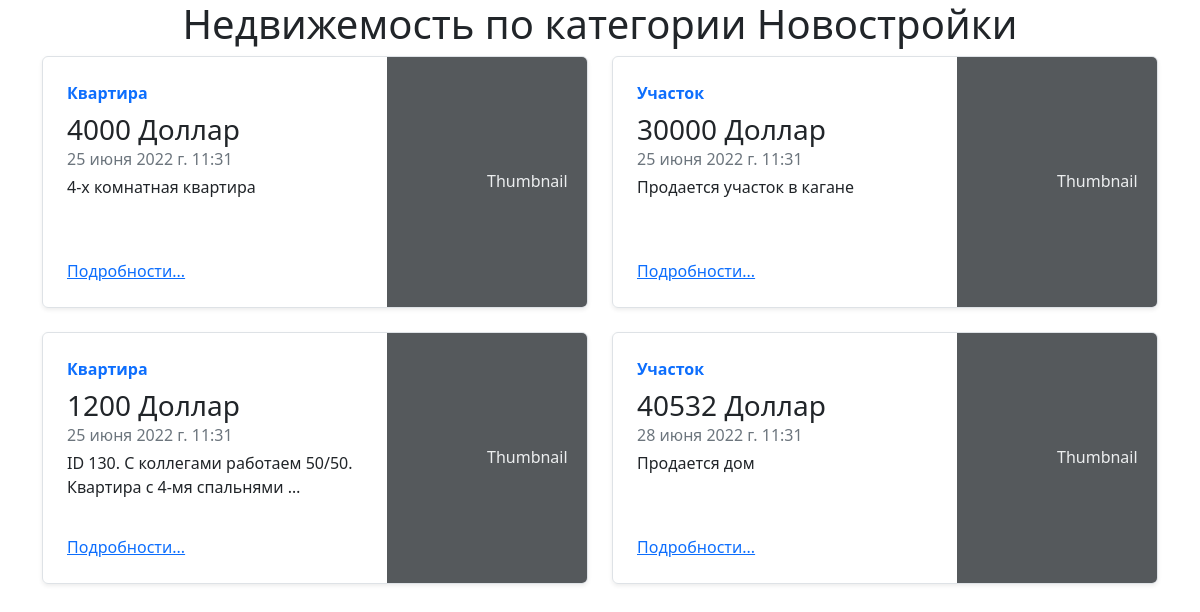
The app's page /categories/1, older data.
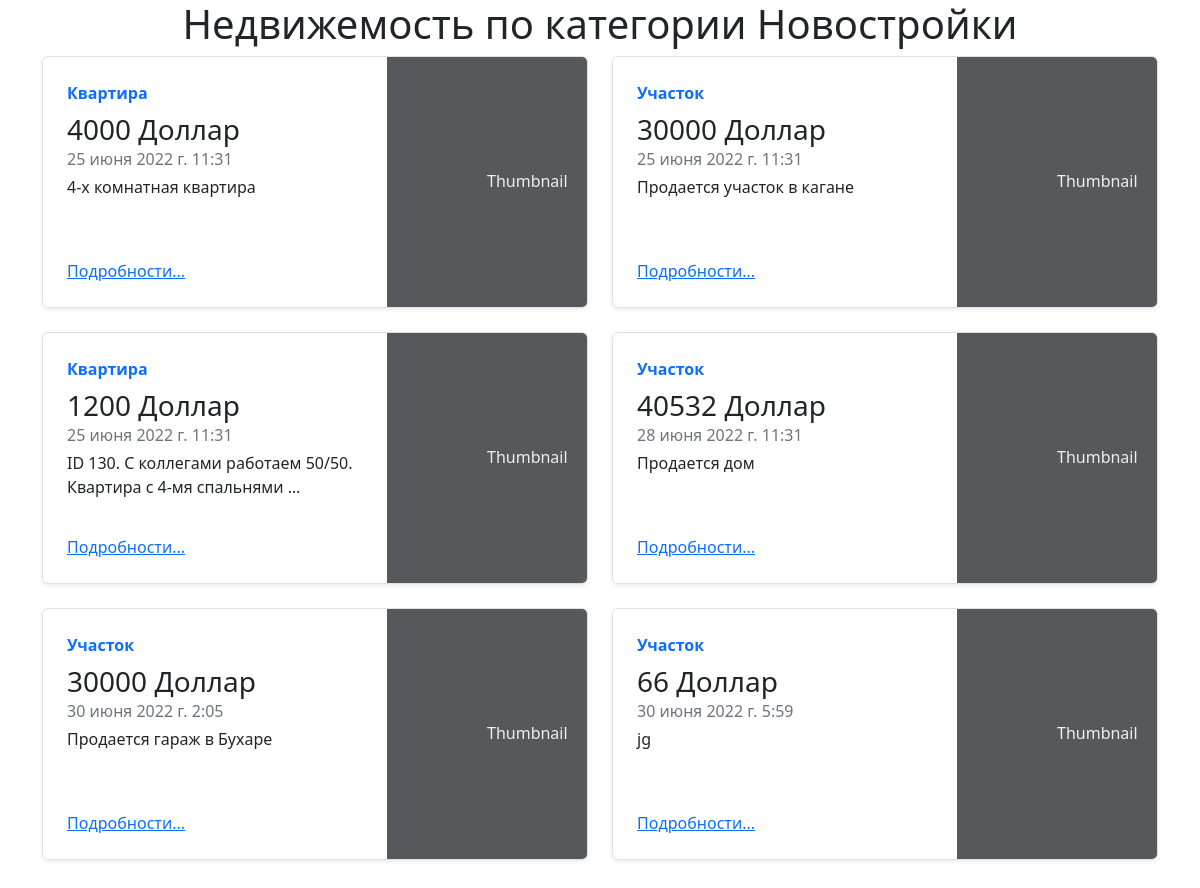
The same page, newer data.
### main/models.py (models this page shows, shortened)
class Estate(models.Model):
    title = models.CharField(verbose_name="Название", max_length=255, null=True, blank=True)
    description = models.TextField(verbose_name="Описание", null=True, blank=True)
    author = models.ForeignKey(User,  on_delete=models.CASCADE,  null=True, blank=True)
    price = models.PositiveBigIntegerField(verbose_name="Цена")
    currency = models.CharField(verbose_name="Валюта", max_length=32, choices=CURRENCY, default=DOLLAR)
    area = models.PositiveIntegerField(verbose_name="Площадь")
    room_amount = models.PositiveSmallIntegerField(verbose_name="Количество комнат")
    type = models.CharField(verbose_name="Тип недвижимости", max_length=64, choices=ESTATE_TYPE, default=FLAT)
    categories = models.ManyToManyField(Category, related_name='estates')
    created_date = models.DateTimeField(default=now, editable=False)

### main/views.py (the view)
# urls.py: path('categories/<int:pk>', views.category_detail, name='category_detail'),
def category_detail(request, pk):
    category = Category.objects.get(pk=pk)
    return render(request, 'category_detail.html', {'category': category})

### main/templates/category_detail.html
{% extends "base.html" %}
{% block body %}
<p class="text-center h1">Недвижемость по категории {{ category.name }}</p>
<div class="container">
  <div class="row mb-2 justify-content-center">
    {% for estate in category.estates.all %}
      <div class="col-md-6">
          <div class="row g-0 border rounded overflow-hidden flex-md-row mb-4 shadow-sm h-md-250 position-relative">
          <div class="col p-4 d-flex flex-column position-static">
            <strong class="d-inline-block mb-2 text-primary">{{ estate.type }}</strong>
            <h3 class="mb-0">{{ estate.price }}  {{ estate.currency }}</h3>
            <div class="mb-1 text-muted">{{ estate.created_date }}</div>
            <p class="card-text mb-auto">{{ estate.description | truncatewords:10 }}</p>
            <a href="{% url 'estate_detail' estate.id %}" class="stretched-link">Подробности...</a>
          </div>
            <div class="col-auto d-none d-lg-block">
              <svg class="bd-placeholder-img" width="200" height="250" xmlns="http://www.w3.org/2000/svg" role="img" aria-label="Placeholder: Thumbnail" preserveAspectRatio="xMidYMid slice" focusable="false"><title>Placeholder</title><rect width="100%" height="100%" fill="#55595c"></rect><text x="50%" y="50%" fill="#eceeef" dy=".3em">Thumbnail</text></svg>
            </div>
        </div>
      </div>
    {% endfor %}
  </div>
</div>
{% endblock %}

### authentication/templates/base.html (shortened to what this page needs)
{% load static %}
<!DOCTYPE html>
<html lang="en">
<head>
    <link rel="stylesheet" href="{% static 'styles/styles.css' %}">
    <link href="https://cdn.jsdelivr.net/npm/bootstrap@5.2.0-beta1/dist/css/bootstrap.min.css" rel="stylesheet">
</head>
<body>
    {% block body %}
    {% endblock %}
</body>
</html>

Row changes from the older to the newer data that the page shows:
added Estate: type "Участок", price "30000", currency "Доллар", created_date "30 июня 2022 г. 2:05", description "Продается гараж в Бухаре"
added Estate: type "Участок", price "66", currency "Доллар", created_date "30 июня 2022 г. 5:59", description "jg"
